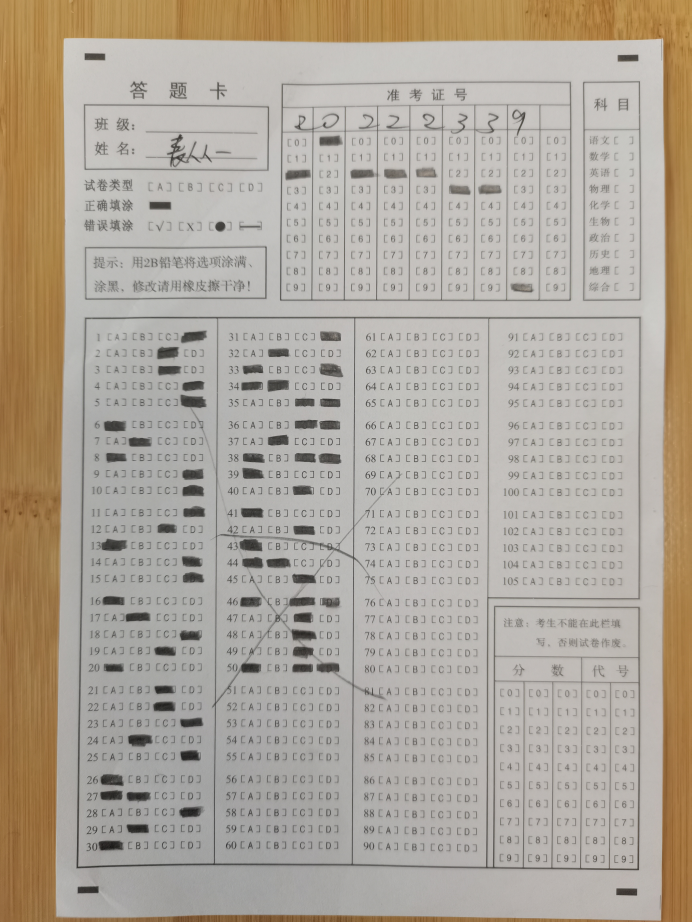
#> input picture test.jpg, 3456 x 4608 px, found by its file name (shown at 1/5 size)
$ python ansheet.py
#> lines starting #> are read from the running program, lines starting #| are printed output that depends on the picture; after the words box and inside, x2 and y2 are one past the last pixel; in counts of white or black regions, pixels touching at a corner belong together
from sklearn.cluster import KMeans
import cv2
import numpy as np

img=cv2.imread('test.jpg')
#> img is the input picture: shape (4608, 3456, 3); mean B, G, R 154.5, 166.4, 175.1
img=cv2.pyrDown(img)
#> img: shape (2304, 1728, 3)
img=cv2.pyrDown(img)
#> img: shape (1152, 864, 3)
img_gray=cv2.cvtColor(img,cv2.COLOR_BGR2GRAY)
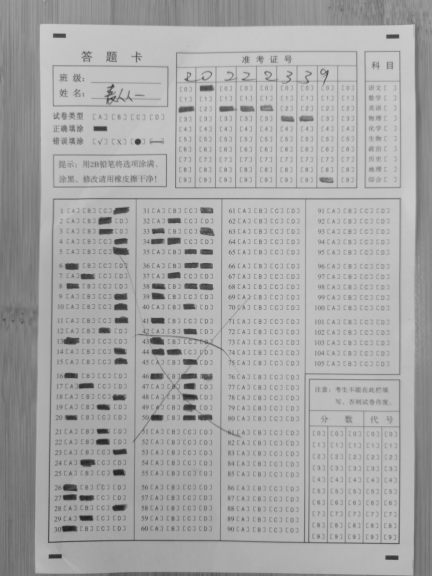
#> img_gray: shape (1152, 864) (shown at 1/2 size); min 26, max 205, mean 167.7
img_binary=img_thre=cv2.adaptiveThreshold(img_gray,100,cv2.ADAPTIVE_THRESH_MEAN_C,cv2.THRESH_BINARY,31,30)
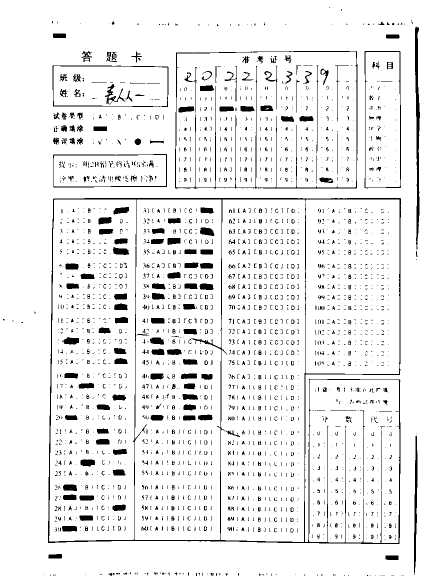
#> img_binary: shape (1152, 864) (shown at 1/2 size); values 0 (black) and 100 (white), 92.7% white; 2656 black regions (2065 under 20 px), largest, box (x1, y1, x2, y2) and area: (96, 396, 802, 1088) 12058, (350, 102, 715, 377) 3499, (830, 53, 840, 499) 2302


kernel=np.ones((3,3),np.uint8)
#img_open=cv2.morphologyEx(img_binary,cv2.MORPH_OPEN,kernel)
img_open=(cv2.dilate(img_binary,kernel,iterations=3))
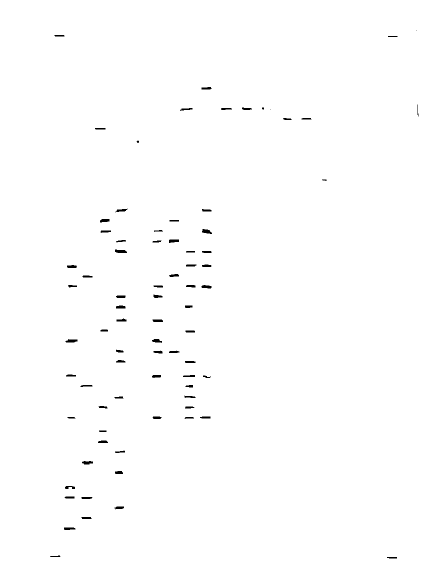
#> img_open: shape (1152, 864) (shown at 1/2 size); values 0 (black) and 100 (white), 99.4% white; 79 black regions (5 under 20 px), largest, box (x1, y1, x2, y2) and area: (230, 499, 254, 506) 132, (404, 458, 424, 468) 127, (131, 678, 155, 685) 122
img_open=(cv2.erode(img_open,kernel,iterations=3))
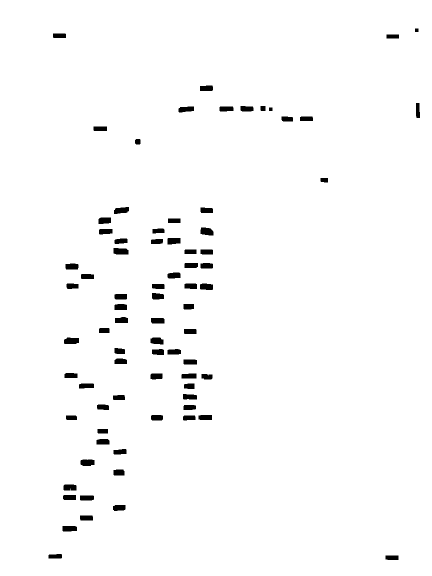
#> img_open: shape (1152, 864) (shown at 1/2 size); values 0 (black) and 100 (white), 98% white; 79 black regions

contours,hierarchy=cv2.findContours(img_open,cv2.RETR_TREE,cv2.CHAIN_APPROX_NONE)
#> contours = 80 contours; largest, box (x1, y1, x2, y2) and area: (0, 0, 864, 1152) 993313, (226, 495, 258, 510) 393, (127, 674, 159, 689) 382, (400, 454, 428, 472) 379, (160, 918, 190, 933) 368

#img_open=cv2.bitwise_not(img_open)
xx=[]
yy=[]
locations=[]
for cnt in contours:
    x,y,w,h=cv2.boundingRect(cnt)
    if w>h and w<100 and h<100:
        cv2.rectangle(img_open,(x,y),(x+w,y+h),(0,0,255),1)
        locations.append((x,y))
        xx.append(x)
        yy.append(y)
#> this loop made 80 passes
#> (x, y, w, h) on passes 1 to 12: (0, 0, 864, 1152), (770, 1110, 28, 11), (96, 1107, 29, 11), (124, 1051, 31, 13), (159, 1030, 28, 12), (225, 1009, 27, 14), (159, 990, 30, 12), (125, 989, 28, 12), (126, 968, 28, 14), (226, 938, 24, 14), (160, 918, 30, 15), (226, 897, 28, 13)
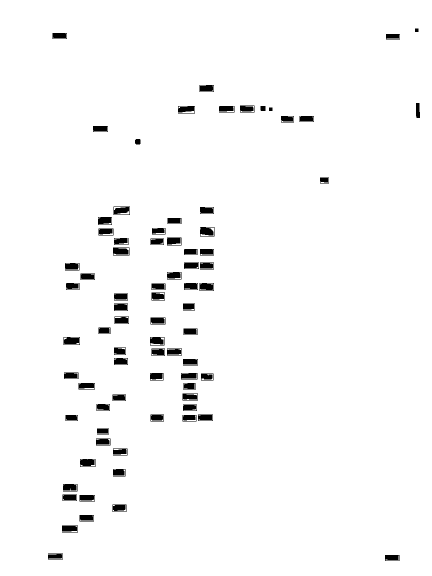
#> img_open: shape (1152, 864) (shown at 1/2 size); values 0 (black) and 100 (white), 97.4% white; 79 black regions, largest, box (x1, y1, x2, y2) and area: (226, 495, 259, 511) 448, (127, 674, 160, 690) 438, (400, 454, 429, 473) 435
#> after the loop, locations = 74 pairs, first value 96 to 772, second value 66 to 1110; xx = 74 values, max 772 at index 72, min 96 at index 1, mean 297.2; yy = 74 values, max 1110 at index 0, min 66 at index 73, mean 628.8


y=km_model = KMeans(n_clusters=3,n_init=10,init='random').fit_predict(locations)
#> y = 74 values, max 2 at index 0, min 0 at index 64, mean 1.24; km_model has the same summary as y

top=100000000000
new=[]
for i in range(0,len(y+1)):
    new.append([locations[i],y[i]])
    if y[i]==1:
        str='1'
    else:
        str='2'
        if xx[i]<top:
            top=xx[i]
    cv2.putText(img_open,str,locations[i],1,1,(255,0,0))
#> this loop made 74 passes
#> (str, top) on passes 1 to 2: ('2', 770), ('2', 96)
#> str on passes 3 to 8: '2', '2', '2', '2', '2', '2'
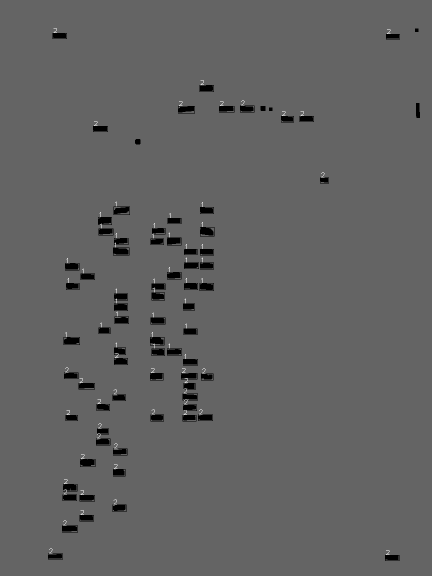
#> img_open: shape (1152, 864) (shown at 1/2 size); 0.13% of pixels changed, all inside (x1, y1, x2, y2) = (98, 56, 781, 1110)
#> after the loop, new = 74 items; top = 96
print(top)
#| 96
#img_open=img_open[0:top,:]
cv2.imshow('img',img_open)
cv2.waitKey(0)
